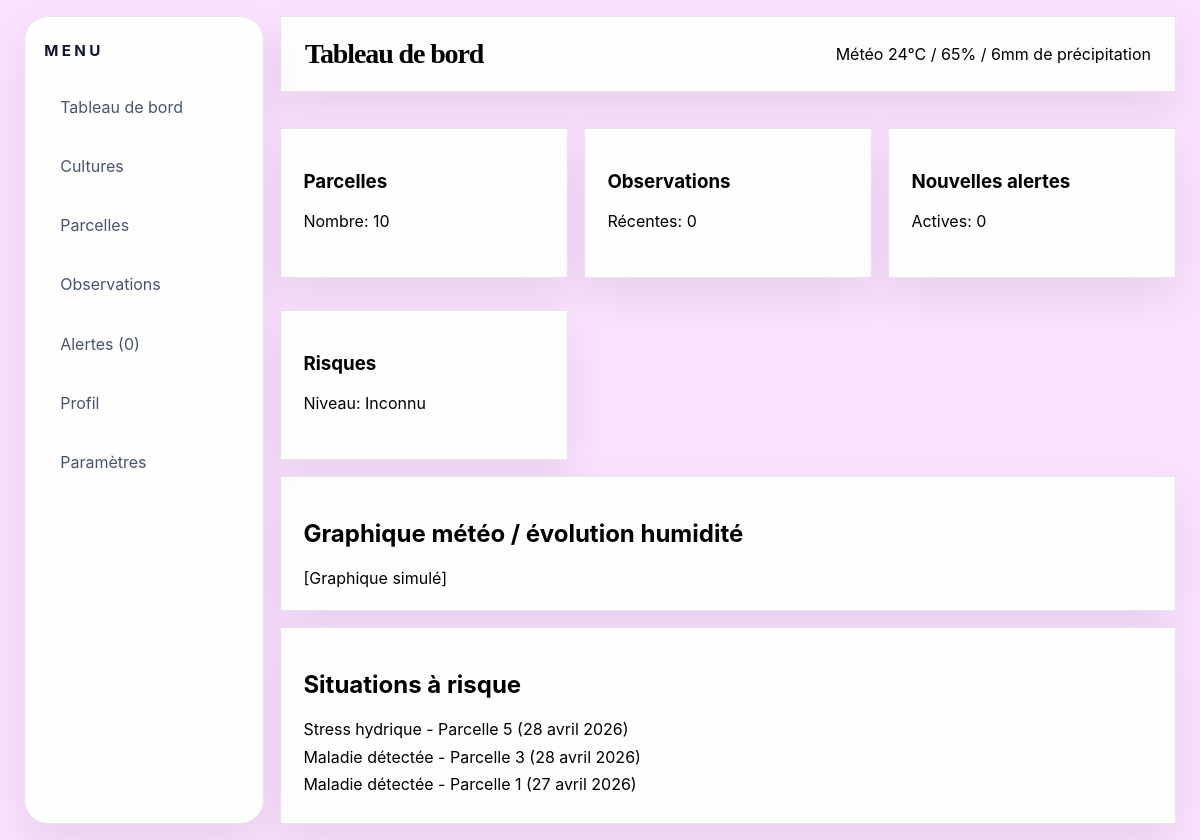
The page / on the database its author committed.
### agricole/models.py (models this page shows, shortened)
class Meteo(models.Model):
    date = models.DateField(unique=True)
    temperature = models.IntegerField()
    humidite = models.IntegerField()
    pluie_mm = models.IntegerField()
    def __str__(self):
        return f"Météo {self.temperature}°C / {self.humidite}% / {self.pluie_mm}mm de précipitation"
    class Meta:
        ordering = ['-date']

class Observation(models.Model):
    ETATS = [
        ('OK', 'OK'),
        ('Stress hydrique', 'Stress hydrique'),
        ('Maladie détectée', 'Maladie détectée'),
        ('Risque maladie', 'Risque maladie'),
    ]
    date = models.DateField()
    etat = models.CharField(max_length=255, choices=ETATS)
    commentaire = models.CharField(max_length=255, blank=True, null=True)
    parcelle = models.ForeignKey(Parcelle, on_delete=models.CASCADE, related_name='observations')
    class Meta:
        ordering = ['-date']

class Parcelle(models.Model):
    nom = models.CharField(max_length=255)
    localisation = models.CharField(max_length=255)
    surface_ha = models.FloatField()
    created_at = models.DateTimeField(auto_now_add=True)
    updated_at = models.DateTimeField(auto_now=True)
    class Meta:
        ordering = ['nom']

### agricole/views.py (the view)
# urls.py: path('', views.dashboard, name='home'),
def dashboard(request):
  allparcelles = Parcelle.objects.all()
  allobservations = Observation.objects.all()
  allalertes = Alerte.objects.filter(est_lue=False)
  today = datetime.date.today()
  compteurparcelle = 0
  compteurobservation = 0
  compteuralerte = 0
  alerteniveaumoyenne = 0
  jourmeteo = Meteo.objects.filter(date=today).first()
  for i in allparcelles:
    compteurparcelle += 1
  for i in allobservations:
    if i.date > today - datetime.timedelta(days=14):
      compteurobservation += 1
  for i in allalertes:
    compteuralerte += 1
    alerteniveaumoyenne += i.niveau
  if compteuralerte > 0:
    alerteniveaumoyenne = round(alerteniveaumoyenne / compteuralerte)
  niveau_label = dict(Alerte.NIVEAUX).get(alerteniveaumoyenne, 'Inconnu')
  observations_risque = Observation.objects.filter(
    etat__in=['Stress hydrique', 'Maladie détectée', 'Risque maladie']
  ).order_by('-date')[:3]
  template = loader.get_template('dashboard.html')
  context = {
    'meteo' : jourmeteo,
    'nbrparcelle' : compteurparcelle,
    'nbrobservation' : compteurobservation,
    'nbralerte' : compteuralerte,
    'niveaualerte' : niveau_label,
    'observations_risque' : observations_risque
  }
  return HttpResponse(template.render(context, request))

### agricole/templates/dashboard.html (shortened to what this page needs)
{% load static %}
<!DOCTYPE html>
<html lang="fr">
    <link rel="stylesheet" href="{% static 'style.css' %}">
<head>
    <link rel="stylesheet" href="../style.css">
</head>
<body>
    <div class="container">
        <aside class="sidebar">
            <h2>Menu</h2>
            <ul>
                <li><a href="{% url 'home' %}">Tableau de bord</a></li>
                <li><a href="{% url 'cultures' %}">Cultures</a></li>
                <li><a href="{% url 'parcels' %}">Parcelles</a></li>
                <li><a href="{% url 'observations' %}">Observations</a></li>
                <li><a href="{% url 'alertes' %}">Alertes ({{nbralerte}})</a></li>
                <li><a href="{% url 'profile' %}">Profil</a></li>
                <li><a href="{% url 'settings' %}">Paramètres</a></li>
            </ul>
        </aside>
        <main class="main-content">
            <header class="header">
                <h1>Tableau de bord</h1>
                <div class="weather">{{meteo}}</div>
            </header>
            <section class="tiles">
                <div class="tile">
                    <h3>Parcelles</h3>
                    <p>Nombre: {{nbrparcelle}}</p>
                </div>
                <div class="tile">
                    <h3>Observations</h3>
                    <p>Récentes: {{nbrobservation}}</p>
                </div>
                <div class="tile">
                    <h3>Nouvelles alertes</h3>
                    <p>Actives: {{nbralerte}}</p>
                </div>
                <div class="tile">
                    <h3>Risques</h3>
                    <p>Niveau: {{niveaualerte}} </p>
                </div>
            </section>
            <section class="chart">
                <h2>Graphique météo / évolution humidité</h2>
                <div class="chart-placeholder">[Graphique simulé]</div>
            </section>
            <section class="risks">
                <h2>Situations à risque</h2>
                <ul>
                    {% for obs in observations_risque %}
                    <li>{{ obs.etat }} - {{ obs.parcelle.nom }} ({{ obs.date }})</li>
                    {% empty %}
                    <li>Aucune observation à risque</li>
                    {% endfor %}
                </ul>
            </section>
        </main>
    </div>
</body>
</html>

### agricole/static/style.css (style rules this page uses)
:root { --bg: #eef5ff; --bg-soft: rgba(255, 255, 255, 0.88); --panel: rgba(255, 255, 255, 0.78); --border: rgba(15, 23, 42, 0.1); --text: #111827; --text-muted: #475569; --accent: #9ad837; --accent-hover: #47a912; --accent-soft: rgba(99, 102, 241, 0.14); --shadow: 0 18px 40px rgba(15, 23, 42, 0.08); }
* { box-sizing: border-box; }
body { margin: 0; padding: 0; min-height: 100vh; font-family: Inter, ui-sans-serif, system-ui, -apple-system, BlinkMacSystemFont, 'Segoe UI', sans-serif; background: rgb(250, 225, 255) }
.container { display: flex; gap: 1rem; min-height: 100vh; padding: 1rem 1.5rem; }
.sidebar { width: 240px; background: rgb(255, 254, 254); border: 1px solid var(--border); border-radius: 24px; padding: 1.5rem 1.2rem; color: var(--text); backdrop-filter: blur(18px); box-shadow: var(--shadow); }
.sidebar h2 { margin-top: 0; margin-bottom: 1.5rem; font-size: 0.95rem; letter-spacing: 0.22em; text-transform: uppercase; color: #0f172a; }
.sidebar ul { list-style: none; padding: 0; margin: 0; }
.sidebar li { margin-bottom: 0.85rem; }
.sidebar a { display: flex; align-items: center; padding: 0.8rem 1rem; border-radius: 2px; color: var(--text-muted); text-decoration: none; transition: all 220ms ease; }
.main-content { flex: 1; display: flex; flex-direction: column; }
.header { background: var(--bg-soft); border: 1px solid var(--border); border-radius: 2px; padding: 1.3rem 1.5rem; display: flex; justify-content: space-between; align-items: center; box-shadow: var(--shadow); }
.header h1 { margin: 0; font-size: clamp(1.75rem, 2vw, 2.4rem); letter-spacing: -0.04em; font-family: "Bodoni Moda", serif; }
.tiles { display: grid; grid-template-columns: repeat(auto-fit, minmax(220px, 1fr)); gap: 1rem; margin-top: 1.25rem; }
.tile, .chart, .risks, .parcels-list, .parcel-info, .indicators, .history, .new-observation, .alerts-list, .rules, .content-section, .data-table, .edit-form { background: rgba(255, 255, 255, 0.92); border: 1px solid var(--border); border-radius: 2px; padding: 1.4rem; margin-top: 1rem; box-shadow: var(--shadow); }
.tile { min-height: 150px; }
ul { list-style: none; padding: 0; margin: 0; }
li { margin: 0.45rem 0; }

### rows shown on the page
Meteo: temperature+humidite+pluie_mm "Météo 24°C / 65% / 6mm de précipitation"
Observation: etat "Stress hydrique", parcelle.nom "Parcelle 5", date "28 avril 2026"
Observation: etat "Maladie détectée", parcelle.nom "Parcelle 3", date "28 avril 2026"
Observation: etat "Maladie détectée", parcelle.nom "Parcelle 1", date "27 avril 2026"

### other values the page prints
{{ nbralerte }} "0"
{{ nbrparcelle }} "10"
{{ nbrobservation }} "0"
{{ niveaualerte }} "Inconnu"
